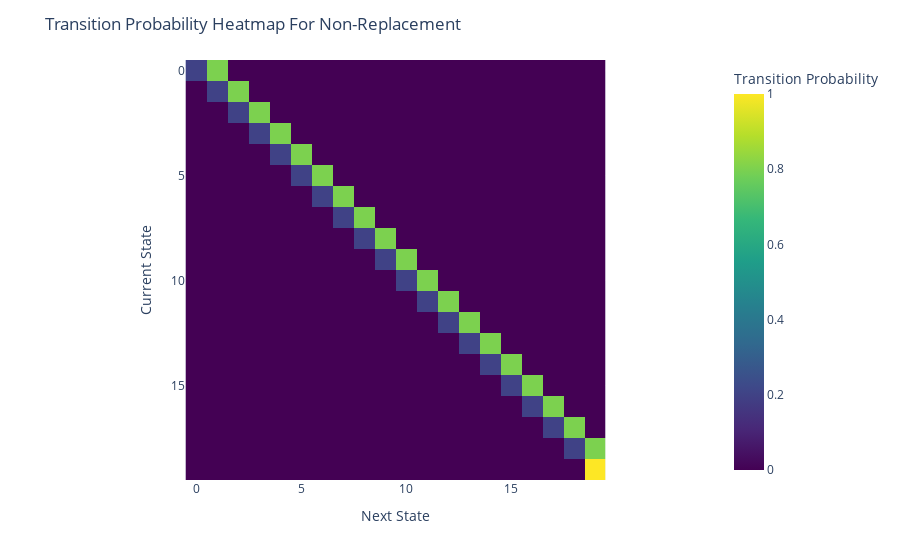

Notebook code cell kept with this figure:
### Code cell
fig = px.imshow(transition_probability[1], color_continuous_scale='Viridis',
                 labels=dict(x="Next State", y="Current State", color="Transition Probability"),
                 x=np.arange(N), y=np.arange(N))
fig.update_layout(title='Transition Probability Heatmap For Non-Replacement')
fig.show()

### Figure 1 — Plotly figure (JSON) as saved in the notebook; plotly's stock layout.template omitted (floating-point values rounded to 4 significant figures; data arrays with more than 128 entries replaced by an {"elided": "..."} marker saying what was removed)
{"data": [{"coloraxis": "coloraxis", "hovertemplate": "Next State: %{x}<br>Current State: %{y}<br>Transition Probability: %{z}<extra></extra>", "name": "0", "type": "heatmap", "x": [0, 1, 2, 3, 4, 5, 6, 7, 8, 9, 10, 11, 12, 13, 14, 15, 16, 17, 18, 19], "xaxis": "x", "y": [0, 1, 2, 3, 4, 5, 6, 7, 8, 9, 10, 11, 12, 13, 14, 15, 16, 17, 18, 19], "yaxis": "y", "z": {"elided": "20x20 float values"}}], "layout": {"coloraxis": {"colorbar": {"title": {"text": "Transition Probability"}}, "colorscale": [[0, "#440154"], [0.1111, "#482878"], [0.2222, "#3e4989"], [0.3333, "#31688e"], [0.4444, "#26828e"], [0.5556, "#1f9e89"], [0.6667, "#35b779"], [0.7778, "#6ece58"], [0.8889, "#b5de2b"], [1, "#fde725"]]}, "margin": {"t": 60}, "title": {"text": "Transition Probability Heatmap For Non-Replacement"}, "xaxis": {"anchor": "y", "constrain": "domain", "domain": [0, 1], "scaleanchor": "y", "title": {"text": "Next State"}}, "yaxis": {"anchor": "x", "autorange": "reversed", "constrain": "domain", "domain": [0, 1], "title": {"text": "Current State"}}}}
